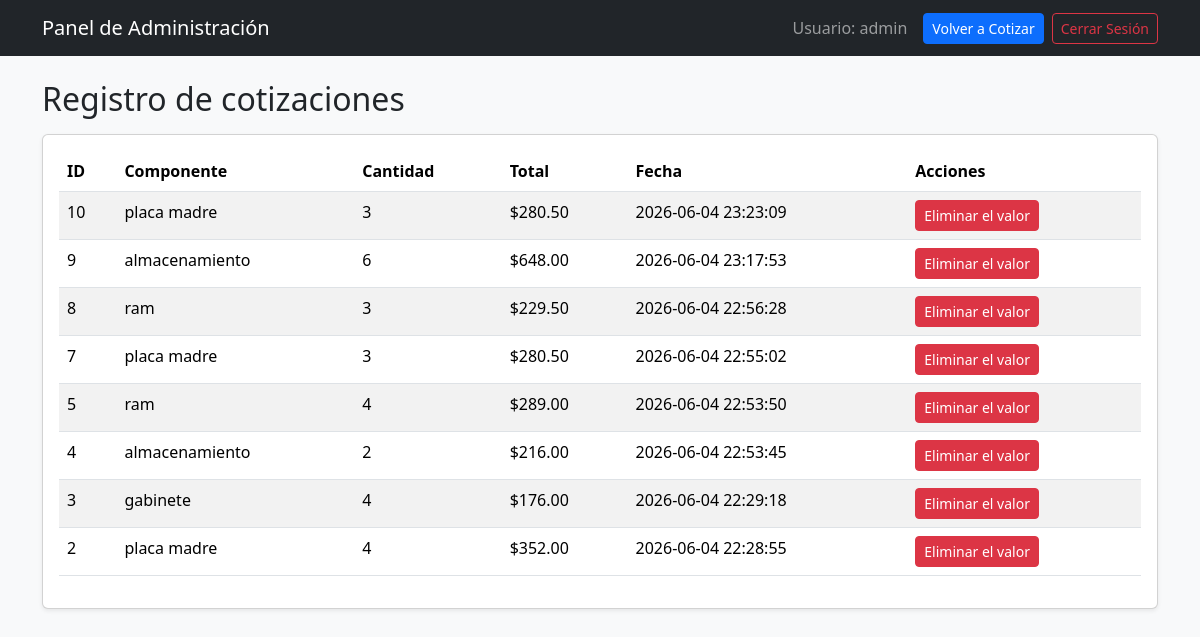
Page /dashboard.php (signed in) on the committed database.
### tables this page shows
CREATE TABLE cotizaciones(
        id INTEGER PRIMARY KEY AUTOINCREMENT,
        componente TEXT NOT NULL,
        cantidad INTEGER NOT NULL,
        total REAL NOT NULL, 
        fecha DATETIME DEFAULT CURRENT_TIMESTAMP
    );

### dashboard.php (the view, shortened to what this page needs)
<?php
require 'conexion.php';
$stmt = $pdo->query("SELECT * FROM cotizaciones ORDER BY id DESC");
$cotizaciones = $stmt->fetchAll(PDO::FETCH_ASSOC);
?>
<!DOCTYPE html>
<html lang="es">
<head>
    <link href="https://cdn.jsdelivr.net/npm/bootstrap@5.3.8/dist/css/bootstrap.min.css" rel="stylesheet">
</head>
<body class="bg-light">
    <nav class="navbar navbar-dark bg-dark mb-4">
        <div class="container">
            <a class="navbar-brand" href="">Panel de Administración</a>
            <div class="d-flex align-items-center">
                <span class="navbar-text me-3">Usuario: <?= htmlspecialchars($_SESSION['username']) ?></span>
                <a href="index.php" class="btn btn-primary btn-sm me-2">Volver a Cotizar</a>
                <a href="logout.php" class="btn btn-outline-danger btn-sm">Cerrar Sesión</a>
            </div>
        </div>
    </nav>
    <div class="container">
        <h2>Registro de cotizaciones</h2>
        <div class="card shadow-sm mt-3">
            <div class="card-body">
                <table class="table table-striped">
                    <thead>
                        <tr>
                            <th>ID</th>
                            <th>Componente</th>
                            <th>Cantidad</th>
                            <th>Total</th>
                            <th>Fecha</th>
                            <th>Acciones</th>
                        </tr>
                    </thead>
                    <tbody>
                        <?php foreach ($cotizaciones as $cot): ?>
                            <tr>
                                <td><?= $cot['id'] ?></td>
                                <td><?= htmlspecialchars($cot['componente']) ?></td>
                                <td><?= $cot['cantidad'] ?></td>
                                <td>$<?= number_format($cot['total'], 2) ?></td>
                                <td><?= $cot['fecha'] ?></td>
                                <td>
                                    <a href="dashboard.php?eliminar=<?= $cot['id'] ?>" class="btn btn-danger btn-sm" onclick="return confirm('Esta seguro que desea eliminar el registro?');">
                                        Eliminar el valor
                                    </a>
                                </td>
                            </tr>
                        <?php endforeach; ?>
                    </tbody>
                </table>
            </div>
        </div>
    </div>
</body>
</html>

### rows in the picture
cotizaciones: id "10", componente "placa madre", cantidad "3", total "280.50", fecha "2026-06-04 23:23:09"
cotizaciones: id "9", componente "almacenamiento", cantidad "6", total "648.00", fecha "2026-06-04 23:17:53"
cotizaciones: id "8", componente "ram", cantidad "3", total "229.50", fecha "2026-06-04 22:56:28"
cotizaciones: id "7", componente "placa madre", cantidad "3", total "280.50", fecha "2026-06-04 22:55:02"
cotizaciones: id "5", componente "ram", cantidad "4", total "289.00", fecha "2026-06-04 22:53:50"
cotizaciones: id "4", componente "almacenamiento", cantidad "2", total "216.00", fecha "2026-06-04 22:53:45"
cotizaciones: id "3", componente "gabinete", cantidad "4", total "176.00", fecha "2026-06-04 22:29:18"
cotizaciones: id "2", componente "placa madre", cantidad "4", total "352.00", fecha "2026-06-04 22:28:55"

### other values in the picture
$_SESSION['username'] "admin"
